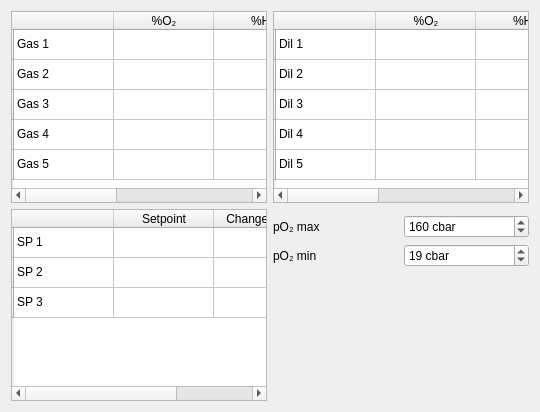
          <widget class="QWidget" name="gasSettings_3">
           <attribute name="title">
            <string>Gas settings</string>
           </attribute>
           <layout class="QGridLayout" name="gridLayout_6">
            <item row="0" column="0" colspan="2">
             <widget class="QTableWidget" name="ostcGasTable">
              <property name="sizePolicy">
               <sizepolicy hsizetype="Expanding" vsizetype="Expanding">
                <horstretch>0</horstretch>
                <verstretch>0</verstretch>
               </sizepolicy>
              </property>
              <row>
               <property name="text">
                <string/>
               </property>
              </row>
              <row>
               <property name="text">
                <string/>
               </property>
              </row>
              <row>
               <property name="text">
                <string/>
               </property>
              </row>
              <row>
               <property name="text">
                <string/>
               </property>
              </row>
              <row>
               <property name="text">
                <string/>
               </property>
              </row>
              <column>
               <property name="text">
                <string/>
               </property>
              </column>
              <column>
               <property name="text">
                <string>%O₂</string>
               </property>
              </column>
              <column>
               <property name="text">
                <string>%He</string>
               </property>
              </column>
              <column>
               <property name="text">
                <string>Type</string>
               </property>
              </column>
              <column>
               <property name="text">
                <string>Change depth</string>
               </property>
              </column>
              <item row="0" column="0">
               <property name="text">
                <string>Gas 1</string>
               </property>
              </item>
              <item row="1" column="0">
               <property name="text">
                <string>Gas 2</string>
               </property>
              </item>
              <item row="2" column="0">
               <property name="text">
                <string>Gas 3</string>
               </property>
              </item>
              <item row="3" column="0">
               <property name="text">
                <string>Gas 4</string>
               </property>
              </item>
              <item row="4" column="0">
               <property name="text">
                <string>Gas 5</string>
               </property>
              </item>
             </widget>
            </item>
            <item row="0" column="2" colspan="2">
             <widget class="QTableWidget" name="ostcDilTable">
              <property name="sizePolicy">
               <sizepolicy hsizetype="Expanding" vsizetype="Expanding">
                <horstretch>0</horstretch>
                <verstretch>0</verstretch>
               </sizepolicy>
              </property>
              <row>
               <property name="text">
                <string/>
               </property>
              </row>
              <row>
               <property name="text">
                <string/>
               </property>
              </row>
              <row>
               <property name="text">
                <string/>
               </property>
              </row>
              <row>
               <property name="text">
                <string/>
               </property>
              </row>
              <row>
               <property name="text">
                <string/>
               </property>
              </row>
              <column>
               <property name="text">
                <string/>
               </property>
              </column>
              <column>
               <property name="text">
                <string>%O₂</string>
               </property>
              </column>
              <column>
               <property name="text">
                <string>%He</string>
               </property>
              </column>
              <column>
               <property name="text">
                <string>Type</string>
               </property>
              </column>
              <column>
               <property name="text">
                <string>Change depth</string>
               </property>
              </column>
              <item row="0" column="0">
               <property name="text">
                <string>Dil 1</string>
               </property>
              </item>
              <item row="1" column="0">
               <property name="text">
                <string>Dil 2</string>
               </property>
              </item>
              <item row="2" column="0">
               <property name="text">
                <string>Dil 3</string>
               </property>
              </item>
              <item row="3" column="0">
               <property name="text">
                <string>Dil 4</string>
               </property>
              </item>
              <item row="4" column="0">
               <property name="text">
                <string>Dil 5</string>
               </property>
              </item>
             </widget>
            </item>
            <item row="2" column="0" rowspan="4" colspan="2">
             <widget class="QTableWidget" name="ostcSetPointTable">
              <property name="sizePolicy">
               <sizepolicy hsizetype="Expanding" vsizetype="Expanding">
                <horstretch>0</horstretch>
                <verstretch>0</verstretch>
               </sizepolicy>
              </property>
              <row>
               <property name="text">
                <string/>
               </property>
              </row>
              <row>
               <property name="text">
                <string/>
               </property>
              </row>
              <row>
               <property name="text">
                <string/>
               </property>
              </row>
              <column>
               <property name="text">
                <string/>
               </property>
              </column>
              <column>
               <property name="text">
                <string>Setpoint</string>
               </property>
              </column>
              <column>
               <property name="text">
                <string>Change depth</string>
               </property>
              </column>
              <item row="0" column="0">
               <property name="text">
                <string>SP 1</string>
               </property>
              </item>
              <item row="1" column="0">
               <property name="text">
                <string>SP 2</string>
               </property>
              </item>
              <item row="2" column="0">
               <property name="text">
                <string>SP 3</string>
               </property>
              </item>
             </widget>
            </item>
            <item row="5" column="2">
             <spacer>
              <property name="orientation">
               <enum>Qt::Vertical</enum>
              </property>
              <property name="sizeHint" stdset="0">
               <size>
                <width>20</width>
                <height>40</height>
               </size>
              </property>
             </spacer>
            </item>
            <item row="3" column="3">
             <widget class="QSpinBox" name="ppO2MaxSpinBox_3">
              <property name="suffix">
               <string> cbar</string>
              </property>
              <property name="minimum">
               <number>120</number>
              </property>
              <property name="maximum">
               <number>180</number>
              </property>
              <property name="value">
               <number>160</number>
              </property>
             </widget>
            </item>
            <item row="4" column="3">
             <widget class="QSpinBox" name="ppO2MinSpinBox_3">
              <property name="suffix">
               <string> cbar</string>
              </property>
              <property name="minimum">
               <number>16</number>
              </property>
              <property name="maximum">
               <number>21</number>
              </property>
              <property name="value">
               <number>19</number>
              </property>
             </widget>
            </item>
            <item row="3" column="2">
             <widget class="QLabel">
              <property name="text">
               <string>pO₂ max</string>
              </property>
             </widget>
            </item>
            <item row="4" column="2">
             <widget class="QLabel">
              <property name="text">
               <string>pO₂ min</string>
              </property>
             </widget>
            </item>
           </layout>
          </widget>
